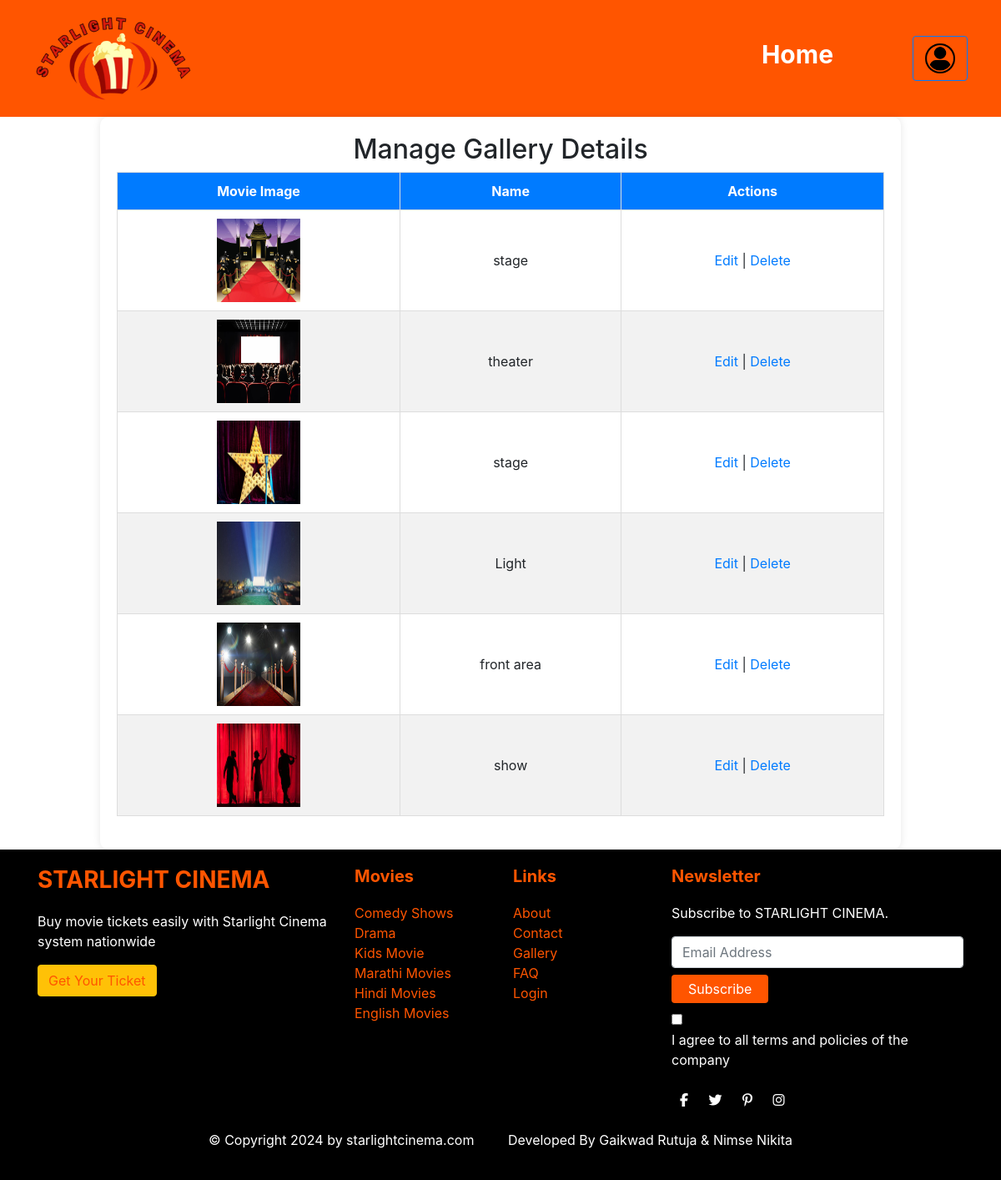
/Admin/pages/manage-gallery.php, run on the app's committed database.
### tables this page shows
CREATE TABLE `gallery` (
  `id` int(11) NOT NULL,
  `image` text NOT NULL,
  `name` text NOT NULL
);

### Admin/pages/manage-gallery.php (the view, shortened to what this page needs)
<?php
$databaseHost = "localhost";
$databaseName = "movieticketdb";
$databaseUsername = "root";
$databasePassword = "";
$con = new mysqli($databaseHost, $databaseUsername, $databasePassword, $databaseName);
$sql = "SELECT * FROM gallery ORDER BY id DESC";
$query = $con->query($sql);
?>
<!DOCTYPE html>
<html lang="en">
<head>
    <link rel="stylesheet" href="./../css/addmovie.css">
    <link rel="stylesheet" href="./../css/manage-movie.css">
    <link rel="stylesheet" href="https://stackpath.bootstrapcdn.com/bootstrap/4.5.2/css/bootstrap.min.css">
</head>
<body>
    <header class="header">
        <div class="logo"><img src=".\..\..\Images\logo2.png" class="logo-img"></div>
        <nav class="nav">
        <ul>
            <li><a href="./admin-dashboard.php" style="margin-right:50px; font-size:30px;">Home</a></li>
            <div class="d-flex align-items-center">
                <a href="./login.php" class="btn btn-outline-primary">
                    <img src=".\..\..\Images\login.png" style="height:40px;">
                </a>
            </div>
        </ul>
        </nav>
    </header>
    <div class="containers">
        <h2>Manage Gallery Details</h2>
        <table class="movie-table">
            <thead>
                <tr>
                    <th>Movie Image</th>
                    <th>Name</th>
                    <th>Actions</th>
                </tr>
            </thead>
            <tbody>
                <?php
                if ($query->num_rows > 0) {
                    while ($row = $query->fetch_assoc()) {
                        echo "<tr>";
                        echo "<td><img src='./../../Images/User-images/gallery/" . $row['image'] . "' alt='Movie Image' style='width:100px; height:100px;'></td>";
                        echo "<td>" . $row['name'] . "</td>";
                        echo "<td><a href='update-gallery.php?id=" . $row['id'] . "'>Edit</a> | ";
                        echo "<a href='delete-gallery.php?id=" . $row['id'] . "' onClick=\"return confirm('Are you sure, you want to delete?')\">Delete</a></td>";
                        echo "</tr>";
                    }
                } else {
                    echo "<tr><td colspan='7'>No movies found</td></tr>";
                }
                ?>
            </tbody>
        </table>
    </div>
    <div class="footer">
        <div class="container" style="background-color:black;">
            <div class="row">
                <div class="col-md-4">
                    <h3 class="footer-title">STARLIGHT CINEMA</h3>
                    <p>Buy movie tickets easily with Starlight Cinema system nationwide</p>
                    <a href="#" class="btn btn-warning">Get Your Ticket</a>
                </div>
                <div class="col-md-2">
                    <h5 class="footer-title">Movies</h5>
                    <ul class="list-unstyled">
                        <li><a href="#">Comedy Shows</a></li>
                        <li><a href="#">Drama</a></li>
                        <li><a href="#">Kids Movie</a></li>
                        <li><a href="#">Marathi Movies</a></li>
                        <li><a href="#">Hindi Movies</a></li>
                        <li><a href="#">English Movies</a></li>
                    </ul>
                </div>
                <div class="col-md-2">
                    <h5 class="footer-title">Links</h5>
                    <ul class="list-unstyled">
                        <li><a href="#">About</a></li>
                        <li><a href="#">Contact</a></li>
                        <li><a href="#">Gallery</a></li>
                        <li><a href="#">FAQ</a></li>
                        <li><a href="#">Login</a></li>
                    </ul>
                </div>
                <div class="col-md-4">
                    <h5 class="footer-title">Newsletter</h5>
                    <p>Subscribe to STARLIGHT CINEMA.</p>
                    <div class="newsletter">
                        <input type="email" class="form-control" placeholder="Email Address">
                        <button class="btn btn-warning mt-2">Subscribe</button>
                    </div>
                    <div class="mt-2">
                        <input type="checkbox" id="terms">
                        <label for="terms">I agree to all terms and policies of the company</label>
                    </div>
                    <div class="social-icons mt-3">
                        <a href="#"><i class="fab fa-facebook-f"></i></a>
                        <a href="#"><i class="fab fa-twitter"></i></a>
                        <a href="#"><i class="fab fa-pinterest-p"></i></a>
                        <a href="#"><i class="fab fa-instagram"></i></a>
                    </div>
                </div>
            </div>
            <div class="text-center mt-4">
                <p>&copy; Copyright 2024 by starlightcinema.com &nbsp; &nbsp; &nbsp; &nbsp; Developed By Gaikwad Rutuja & Nimse Nikita</p>
            </div>
        </div>
    </div>
</body>
</html>

### Admin/css/addmovie.css (style rules this page uses)
body { margin: 0; padding: 0; font-family: Arial, sans-serif; }
.header { display: flex; justify-content: space-between; align-items: center; background-color: #ff5500;; padding: 20px 40px; }
.logo-img { height: 120px; width: auto; }
.nav ul { list-style: none; margin: 0; padding: 0; display: flex; gap: 30px; }
.nav ul li { margin: 0; }
.nav ul li a { text-decoration: none; color: white; font-size: 20px; font-weight: bold; padding: 10px 15px; }
.footer { background-color: #000; color: #fff; padding: 20px 0; }
.footer a { color: #ff5500; text-decoration: none; }
.footer .footer-title { margin-bottom: 20px; font-weight: bold; color: #ff5500; }
.footer .social-icons a { margin: 0 10px; color: #fff; }
.footer .newsletter input { margin-top: 10px; }
.footer .newsletter button { background-color: #ff5500; border: none; padding: 5px 20px; color: #fff; }

### Admin/css/manage-movie.css (style rules this page uses)
body { margin: 0; font-family: Arial, sans-serif; }
.logo-img { height: 100px; width: auto; }
.footer { background-color: #333; color: #fff; padding: 20px; }
.footer a { color: #fff; text-decoration: none; }
.footer { background-color: #000; color: #fff; padding: 20px 0; }
.footer a { color: #ff5500; text-decoration: none; }
.footer .footer-title { margin-bottom: 20px; font-weight: bold; color: #ff5500; }
.footer .social-icons a { margin: 0 10px; color: #fff; }
.footer .newsletter input { margin-top: 10px; }
.footer .newsletter button { background-color: #ff5500; border: none; padding: 5px 20px; color: #fff; }
.containers { width: 80%; margin: auto; padding: 20px; background-color: #fff; border-radius: 10px; box-shadow: 0 0 10px rgba(0, 0, 0, 0.1); }
h2 { text-align: center; margin-bottom: 20px; }
.movie-table { width: 100%; border-collapse: collapse; margin-bottom: 20px; }
.movie-table thead { background-color: #007bff; color: #fff; }
.movie-table th, .movie-table td { padding: 10px; text-align: center; border: 1px solid #ddd; }
.movie-table th { background-color: #007bff; color: white; }
.movie-table tr:nth-child(even) { background-color: #f2f2f2; }

### data on the page
gallery: image (picture), name "stage"
gallery: image (picture), name "theater"
gallery: image (picture), name "stage"
gallery: image (picture), name "Light"
gallery: image (picture), name "front area"
gallery: image (picture), name "show"
